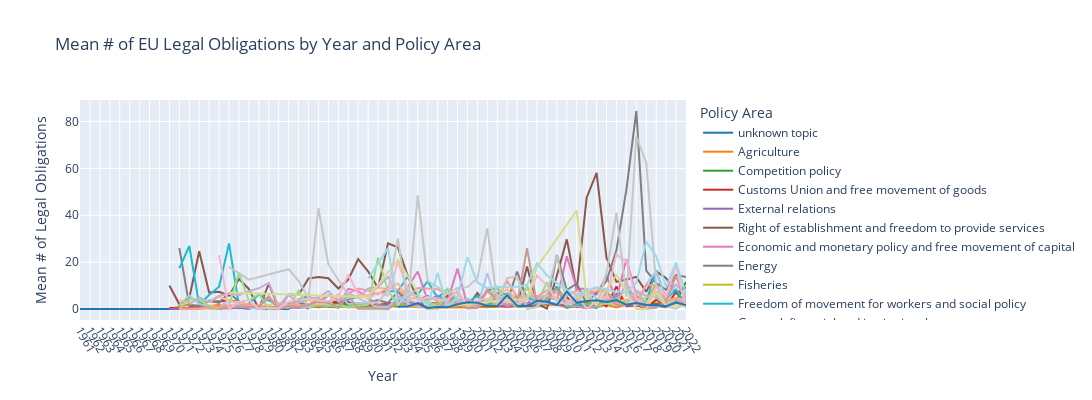

Source (notebook cell):
### Markdown cell above
plot this graph...

### Code cell
custom_palette = [
    '#1f77b4', '#ff7f0e', '#2ca02c', '#d62728', '#9467bd', 
    '#8c564b', '#e377c2', '#7f7f7f', '#bcbd22', '#17becf', 
    '#aec7e8', '#ffbb78', '#98df8a', '#ff9896', '#c5b0d5', 
    '#c49c94', '#f7b6d2', '#c7c7c7', '#dbdb8d', '#9edae5'
]

plot_line_graph(avg_reg_count_by_year_policy, xcol="year", ycol="avg_reg_count", w=1300, h=400, labels={
                     "year": "Year",
                     "avg_reg_count": "Mean # of Legal Obligations",
                     "dc_string": "Policy Area"
                 }, title="Mean # of EU Legal Obligations by Year and Policy Area", color="dc_string", filepath="generated-files/legal_obligations_by_year_and_policyarea.png", color_discrete_sequence=custom_palette)

### Figure 1 — Plotly figure (JSON) as saved in the notebook; plotly's stock layout.template omitted (floating-point values rounded to 4 significant figures)
{"data": [{"hovertemplate": "Policy Area=unknown topic<br>Year=%{x}<br>Mean # of Legal Obligations=%{y}<extra></extra>", "legendgroup": "unknown topic", "line": {"color": "#1f77b4", "dash": "solid"}, "marker": {"symbol": "circle"}, "mode": "lines", "name": "unknown topic", "orientation": "v", "showlegend": true, "type": "scatter", "x": [1961, 1970, 1971, 1972, 1973, 1974, 1975, 1976, 1977, 1978, 1979, 1980, 1981, 1982, 1983, 1984], "xaxis": "x", "y": [0, 0, 0.3439, 0.209, 0.6042, 0.8169, 0.6804, 0.9829, 0.9231, 0.731, 0.125, 0.1231, 0.01562, 0, 3, 0], "yaxis": "y"}, {"hovertemplate": "Policy Area=Agriculture<br>Year=%{x}<br>Mean # of Legal Obligations=%{y}<extra></extra>", "legendgroup": "Agriculture", "line": {"color": "#ff7f0e", "dash": "solid"}, "marker": {"symbol": "circle"}, "mode": "lines", "name": "Agriculture", "orientation": "v", "showlegend": true, "type": "scatter", "x": [1970, 1971, 1972, 1973, 1974, 1975, 1976, 1977, 1978, 1979, 1980, 1981, 1982, 1983, 1984, 1985, 1986, 1987, 1988, 1989, 1990, 1991, 1992, 1993, 1994, 1995, 1996, 1997, 1998, 1999, 2000, 2001, 2002, 2003, 2004, 2005, 2006, 2007, 2008, 2009, 2010, 2011, 2012, 2013, 2014, 2015, 2016, 2017, 2018, 2019, 2020, 2021, 2022], "xaxis": "x", "y": [0, 0.9539, 2.003, 1.19, 1.246, 1.655, 1.396, 1.588, 1.486, 0.7263, 0.5941, 0.6736, 1.334, 1.325, 1.304, 1.581, 1.173, 1.468, 1.054, 1.548, 1.456, 1.762, 2.106, 1.828, 1.358, 0.7073, 0.7367, 0.6918, 0.7381, 0.8598, 0.6013, 0.9483, 0.7311, 0.9728, 1.03, 0.9566, 1.109, 1.122, 1.727, 1.952, 0.5819, 1.136, 0.6903, 0.8722, 1.832, 0.6728, 1.87, 1.414, 2.404, 2.601, 1.304, 3.858, 1.466], "yaxis": "y"}, {"hovertemplate": "Policy Area=Competition policy<br>Year=%{x}<br>Mean # of Legal Obligations=%{y}<extra></extra>", "legendgroup": "Competition policy", "line": {"color": "#2ca02c", "dash": "solid"}, "marker": {"symbol": "circle"}, "mode": "lines", "name": "Competition policy", "orientation": "v", "showlegend": true, "type": "scatter", "x": [1970, 1971, 1972, 1973, 1974, 1975, 1976, 1977, 1978, 1979, 1980, 1981, 1982, 1983, 1984, 1985, 1986, 1987, 1988, 1989, 1990, 1991, 1992, 1993, 1994, 1995, 1996, 1997, 1998, 1999, 2000, 2001, 2002, 2003, 2004, 2005, 2006, 2007, 2008, 2009, 2010, 2011, 2012, 2013, 2014, 2015, 2016, 2017, 2018, 2019, 2020, 2021, 2022], "xaxis": "x", "y": [0, 0.15, 0.1739, 0.75, 0.2941, 0.36, 0.5, 0.3, 0.6, 0.4286, 0.7647, 0.8, 1.1, 0.7111, 1.157, 0.7667, 1.425, 2.548, 1.88, 2.364, 2.095, 1.233, 1.265, 1.094, 2.796, 1.619, 2.576, 2.222, 2.118, 1.699, 0.9855, 1.494, 1.872, 1.159, 3.079, 1.075, 1.333, 1.413, 3.045, 1.925, 2.027, 4.378, 2.323, 2.765, 3.229, 6.333, 1.676, 2.074, 1.714, 2.083, 1.75, 3, 11.5], "yaxis": "y"}, {"hovertemplate": "Policy Area=Customs Union and free movement of goods<br>Year=%{x}<br>Mean # of Legal Obligations=%{y}<extra></extra>", "legendgroup": "Customs Union and free movement of goods", "line": {"color": "#d62728", "dash": "solid"}, "marker": {"symbol": "circle"}, "mode": "lines", "name": "Customs Union and free movement of goods", "orientation": "v", "showlegend": true, "type": "scatter", "x": [1970, 1971, 1972, 1973, 1974, 1975, 1976, 1977, 1978, 1979, 1980, 1981, 1982, 1983, 1984, 1985, 1986, 1987, 1988, 1989, 1990, 1991, 1992, 1993, 1994, 1995, 1996, 1997, 1998, 1999, 2000, 2001, 2002, 2003, 2004, 2005, 2006, 2007, 2008, 2009, 2010, 2011, 2012, 2013, 2014, 2015, 2016, 2017, 2018, 2019, 2020, 2021, 2022], "xaxis": "x", "y": [0.5, 0.04878, 0.5138, 1.655, 3.34, 3.223, 3.722, 2.889, 1.522, 0.4808, 0.58, 0.1537, 0.7681, 1.123, 1.491, 2.936, 3.107, 3.125, 2.997, 1.309, 1.56, 1.559, 2.381, 2.923, 2.006, 2.17, 2.651, 1.95, 1.718, 1.281, 4.172, 1.353, 1.537, 1.649, 0.9783, 1.706, 2.313, 1.273, 6.161, 4.3, 5.043, 1, 0.4598, 3.598, 1.158, 9.662, 1.162, 1.61, 0.4717, 3.95, 1.227, 7.273, 1.342], "yaxis": "y"}, {"hovertemplate": "Policy Area=External relations<br>Year=%{x}<br>Mean # of Legal Obligations=%{y}<extra></extra>", "legendgroup": "External relations", "line": {"color": "#9467bd", "dash": "solid"}, "marker": {"symbol": "circle"}, "mode": "lines", "name": "External relations", "orientation": "v", "showlegend": true, "type": "scatter", "x": [1970, 1971, 1972, 1973, 1974, 1975, 1976, 1977, 1978, 1979, 1980, 1981, 1982, 1983, 1984, 1985, 1986, 1987, 1988, 1989, 1990, 1991, 1992, 1993, 1994, 1995, 1996, 1997, 1998, 1999, 2000, 2001, 2002, 2003, 2004, 2005, 2006, 2007, 2008, 2009, 2010, 2011, 2012, 2013, 2014, 2015, 2016, 2017, 2018, 2019, 2020, 2021, 2022], "xaxis": "x", "y": [0, 0.03077, 0.6744, 0.525, 0.3263, 0.3667, 0.1638, 0.4911, 0.05439, 1.143, 0.226, 0.2195, 0.6113, 0.534, 0.7194, 1.182, 1.199, 1.085, 0.786, 0.9675, 0.6095, 1.673, 2.055, 1.48, 2.612, 1.161, 2.395, 2.571, 1.514, 2.202, 1.656, 2.343, 1.491, 1.689, 1.165, 1.632, 2.291, 5.187, 2.637, 2.156, 1.361, 0.9719, 2.056, 1.602, 3.312, 2.503, 1.866, 1.566, 1.479, 1.355, 0.8, 2.65, 1.363], "yaxis": "y"}, {"hovertemplate": "Policy Area=Right of establishment and freedom to provide services<br>Year=%{x}<br>Mean # of Legal Obligations=%{y}<extra></extra>", "legendgroup": "Right of establishment and freedom to provide services", "line": {"color": "#8c564b", "dash": "solid"}, "marker": {"symbol": "circle"}, "mode": "lines", "name": "Right of establishment and freedom to provide services", "orientation": "v", "showlegend": true, "type": "scatter", "x": [1970, 1971, 1972, 1973, 1974, 1975, 1976, 1977, 1978, 1979, 1980, 1981, 1982, 1983, 1984, 1985, 1986, 1987, 1988, 1989, 1990, 1991, 1992, 1993, 1994, 1995, 1996, 1997, 1998, 1999, 2000, 2001, 2002, 2003, 2004, 2005, 2006, 2007, 2008, 2009, 2010, 2011, 2012, 2013, 2014, 2015, 2016, 2017, 2018, 2019, 2020, 2021, 2022], "xaxis": "x", "y": [10, 2, 4.667, 24.67, 7, 7.333, 5.667, 12.83, 8.571, 0, 10.75, 0.5, 6.167, 6, 13, 13.62, 13.14, 8.75, 12.5, 21.33, 16.1, 9, 28, 26.31, 14, 3.857, 5.5, 3.545, 5.538, 2, 0.7143, 6.882, 1.357, 6.643, 6.091, 0.8889, 18.09, 2.24, 0.1739, 14.17, 29.72, 8.071, 47.52, 58.07, 21.77, 11.57, 12.6, 13.7, 7.299, 16.07, 13.11, 6.637, 9.194], "yaxis": "y"}, {"hovertemplate": "Policy Area=Economic and monetary policy and free movement of capital<br>Year=%{x}<br>Mean # of Legal Obligations=%{y}<extra></extra>", "legendgroup": "Economic and monetary policy and free movement of capital", "line": {"color": "#e377c2", "dash": "solid"}, "marker": {"symbol": "circle"}, "mode": "lines", "name": "Economic and monetary policy and free movement of capital", "orientation": "v", "showlegend": true, "type": "scatter", "x": [1971, 1972, 1973, 1974, 1975, 1976, 1977, 1978, 1979, 1980, 1981, 1982, 1983, 1984, 1985, 1986, 1987, 1988, 1989, 1990, 1991, 1992, 1993, 1995, 1996, 1997, 1998, 1999, 2000, 2001, 2002, 2003, 2004, 2005, 2006, 2007, 2008, 2009, 2010, 2011, 2012, 2013, 2014, 2015, 2016, 2017, 2018, 2019, 2020, 2021, 2022], "xaxis": "x", "y": [0.2, 0, 0.3333, 1, 0, 0.75, 1.875, 1.286, 1.167, 0.1667, 0.25, 0.5385, 1.286, 0.7778, 2, 0.8333, 1.429, 8.6, 7.6, 4.6, 1.75, 0, 3, 16, 3.625, 5.857, 3.543, 17.25, 1.455, 2.048, 1.923, 6.188, 1, 4.048, 2.389, 1.722, 5.2, 3.857, 22.52, 8.778, 8.5, 6.128, 14.14, 4.154, 21.32, 5.625, 2.579, 7.375, 6.414, 10.5, 5.042], "yaxis": "y"}, {"hovertemplate": "Policy Area=Energy<br>Year=%{x}<br>Mean # of Legal Obligations=%{y}<extra></extra>", "legendgroup": "Energy", "line": {"color": "#7f7f7f", "dash": "solid"}, "marker": {"symbol": "circle"}, "mode": "lines", "name": "Energy", "orientation": "v", "showlegend": true, "type": "scatter", "x": [1971, 1972, 1973, 1974, 1975, 1976, 1977, 1978, 1979, 1980, 1981, 1982, 1983, 1984, 1985, 1986, 1987, 1988, 1989, 1990, 1991, 1992, 1993, 1994, 1995, 1996, 1997, 1998, 1999, 2000, 2001, 2002, 2003, 2004, 2005, 2006, 2007, 2008, 2009, 2010, 2011, 2012, 2013, 2014, 2015, 2016, 2017, 2018, 2019, 2020, 2021, 2022], "xaxis": "x", "y": [26, 1.5, 1.333, 3.625, 2.643, 6.8, 3.25, 1.556, 0.8276, 0.1579, 0, 1.071, 3.8, 0.7857, 4.667, 0.8, 0.7273, 1.444, 1.857, 2.429, 3.857, 2.615, 7.333, 2.852, 2.455, 2.783, 2, 4.235, 1.067, 2.286, 2, 7.889, 9.111, 3, 16, 4.308, 4, 1.833, 23.06, 8.118, 10.77, 2.4, 7.118, 11.93, 25.17, 50.9, 84.5, 16.33, 11.1, 8.154, 14.6, 13.65], "yaxis": "y"}, {"hovertemplate": "Policy Area=Fisheries<br>Year=%{x}<br>Mean # of Legal Obligations=%{y}<extra></extra>", "legendgroup": "Fisheries", "line": {"color": "#bcbd22", "dash": "solid"}, "marker": {"symbol": "circle"}, "mode": "lines", "name": "Fisheries", "orientation": "v", "showlegend": true, "type": "scatter", "x": [1971, 1972, 1973, 1974, 1975, 1976, 1977, 1978, 1979, 1980, 1981, 1982, 1983, 1984, 1985, 1986, 1987, 1988, 1989, 1990, 1991, 1992, 1993, 1994, 1995, 1996, 1997, 1998, 1999, 2000, 2001, 2002, 2003, 2004, 2005, 2006, 2007, 2008, 2009, 2010, 2011, 2012, 2013, 2014, 2015, 2016, 2017, 2018, 2019, 2020, 2021, 2022], "xaxis": "x", "y": [0.125, 0, 0.08333, 0.3333, 0.28, 0.8462, 0.8222, 1.821, 0.6591, 0.2, 0.04918, 2.508, 1.202, 0.6667, 1.284, 1.178, 0.914, 0.8321, 0.6218, 0.5698, 1.067, 1.075, 1.655, 1.344, 1.166, 1.275, 2.523, 1.568, 2.564, 1.289, 2.511, 2.262, 2.042, 3.643, 3.576, 4.01, 5.443, 5.154, 9.258, 3.682, 2.923, 1.931, 2.344, 2.143, 2.07, 4.059, 2.887, 3.483, 10.67, 2.945, 3.657, 6.222], "yaxis": "y"}, {"hovertemplate": "Policy Area=Freedom of movement for workers and social policy<br>Year=%{x}<br>Mean # of Legal Obligations=%{y}<extra></extra>", "legendgroup": "Freedom of movement for workers and social policy", "line": {"color": "#17becf", "dash": "solid"}, "marker": {"symbol": "circle"}, "mode": "lines", "name": "Freedom of movement for workers and social policy", "orientation": "v", "showlegend": true, "type": "scatter", "x": [1971, 1972, 1973, 1974, 1975, 1976, 1977, 1978, 1979, 1980, 1981, 1982, 1983, 1984, 1985, 1986, 1987, 1988, 1989, 1990, 1991, 1992, 1993, 1994, 1995, 1996, 1997, 1998, 1999, 2000, 2001, 2002, 2003, 2004, 2005, 2006, 2007, 2008, 2009, 2010, 2011, 2012, 2013, 2014, 2015, 2016, 2017, 2018, 2019, 2020, 2021, 2022], "xaxis": "x", "y": [17.4, 26.88, 1.8, 6, 9.5, 28, 1.688, 2.286, 6.2, 3.6, 2, 2.455, 4.053, 5.462, 2.438, 5.909, 3.765, 3.947, 5.32, 5.8, 6.667, 7.625, 7.571, 14, 6.25, 11.83, 4.714, 8.529, 2.211, 2.826, 5.444, 1.176, 5.367, 6.714, 4.737, 5.619, 1.357, 3.08, 9.652, 0.5, 2.364, 1.444, 0.4231, 7, 4.182, 9.259, 1.682, 3.381, 16.32, 4.205, 8.276, 0.9655], "yaxis": "y"}, {"hovertemplate": "Policy Area=General, financial and institutional matters<br>Year=%{x}<br>Mean # of Legal Obligations=%{y}<extra></extra>", "legendgroup": "General, financial and institutional matters", "line": {"color": "#aec7e8", "dash": "solid"}, "marker": {"symbol": "circle"}, "mode": "lines", "name": "General, financial and institutional matters", "orientation": "v", "showlegend": true, "type": "scatter", "x": [1971, 1972, 1973, 1974, 1975, 1976, 1977, 1978, 1979, 1980, 1981, 1982, 1983, 1984, 1985, 1986, 1987, 1988, 1989, 1990, 1991, 1992, 1993, 1994, 1995, 1996, 1997, 1998, 1999, 2000, 2001, 2002, 2003, 2004, 2005, 2006, 2007, 2008, 2009, 2010, 2011, 2012, 2013, 2014, 2015, 2016, 2017, 2018, 2019, 2020, 2021, 2022], "xaxis": "x", "y": [1.75, 5.8, 2.154, 1.4, 0.8, 3.895, 1.739, 0.5493, 0.12, 0.5, 0.5309, 1.355, 1.097, 0.8214, 2.32, 1.619, 6.32, 2.143, 2.333, 2.791, 0.6098, 0.8649, 4.9, 2.384, 0.9231, 1.245, 1.419, 2.205, 3, 4.347, 1.061, 15.28, 1.37, 3.026, 1.36, 4.143, 2.449, 2.569, 2.216, 2.914, 4.953, 8.427, 4.573, 3.105, 4.123, 8.353, 1.351, 10.67, 16.12, 4.228, 10.23, 5.417], "yaxis": "y"}, {"hovertemplate": "Policy Area=Industrial policy and internal market<br>Year=%{x}<br>Mean # of Legal Obligations=%{y}<extra></extra>", "legendgroup": "Industrial policy and internal market", "line": {"color": "#ffbb78", "dash": "solid"}, "marker": {"symbol": "circle"}, "mode": "lines", "name": "Industrial policy and internal market", "orientation": "v", "showlegend": true, "type": "scatter", "x": [1971, 1972, 1973, 1974, 1975, 1976, 1977, 1978, 1979, 1980, 1981, 1982, 1983, 1984, 1985, 1986, 1987, 1988, 1989, 1990, 1991, 1992, 1993, 1994, 1995, 1996, 1997, 1998, 1999, 2000, 2001, 2002, 2003, 2004, 2005, 2006, 2007, 2008, 2009, 2010, 2011, 2012, 2013, 2014, 2015, 2016, 2017, 2018, 2019, 2020, 2021, 2022], "xaxis": "x", "y": [3.765, 2.778, 4.167, 2.974, 5.28, 3.467, 2.732, 1.824, 1.304, 1.717, 2.649, 1.638, 2.786, 3.871, 1.926, 3.417, 4.186, 5.127, 5.424, 5.917, 9.079, 8.519, 10.91, 4.491, 4.583, 2.841, 1.19, 3.278, 4.207, 3.87, 2.405, 3.453, 5.558, 8.518, 3.458, 8.482, 4.883, 5.698, 4.48, 3.44, 4.276, 7.088, 9.044, 5.071, 2.899, 4.13, 1.993, 5.233, 6.045, 1.756, 4.844, 3.235], "yaxis": "y"}, {"hovertemplate": "Policy Area=Taxation<br>Year=%{x}<br>Mean # of Legal Obligations=%{y}<extra></extra>", "legendgroup": "Taxation", "line": {"color": "#98df8a", "dash": "solid"}, "marker": {"symbol": "circle"}, "mode": "lines", "name": "Taxation", "orientation": "v", "showlegend": true, "type": "scatter", "x": [1971, 1972, 1973, 1974, 1975, 1976, 1977, 1978, 1979, 1980, 1981, 1982, 1983, 1984, 1985, 1986, 1987, 1988, 1989, 1990, 1991, 1992, 1993, 1994, 1995, 1996, 1997, 1998, 1999, 2000, 2001, 2002, 2003, 2004, 2005, 2006, 2007, 2008, 2009, 2010, 2011, 2012, 2013, 2014, 2015, 2016, 2017, 2018, 2019, 2020, 2021, 2022], "xaxis": "x", "y": [0, 4.333, 4, 1.333, 0, 1.5, 15.4, 3.5, 6.5, 0, 0.6, 0.7143, 7.833, 1, 4.429, 1.75, 1.5, 1, 1.462, 1.833, 22, 7.821, 1.857, 7.714, 4.083, 3.556, 0.07692, 8.583, 4.4, 1.778, 1.086, 2.56, 9.6, 3.25, 0.9474, 9.667, 2.375, 11.43, 3.5, 7.111, 6.438, 5.6, 1.481, 2.5, 1.739, 2.739, 7.636, 2.952, 5.857, 3.314, 3.057, 3.636], "yaxis": "y"}, {"hovertemplate": "Policy Area=Transport policy<br>Year=%{x}<br>Mean # of Legal Obligations=%{y}<extra></extra>", "legendgroup": "Transport policy", "line": {"color": "#ff9896", "dash": "solid"}, "marker": {"symbol": "circle"}, "mode": "lines", "name": "Transport policy", "orientation": "v", "showlegend": true, "type": "scatter", "x": [1971, 1972, 1973, 1974, 1975, 1976, 1977, 1978, 1979, 1980, 1981, 1982, 1983, 1984, 1985, 1986, 1987, 1988, 1989, 1990, 1991, 1992, 1993, 1994, 1995, 1996, 1997, 1998, 1999, 2000, 2001, 2002, 2003, 2004, 2005, 2006, 2007, 2008, 2009, 2010, 2011, 2012, 2013, 2014, 2015, 2016, 2017, 2018, 2019, 2020, 2021, 2022], "xaxis": "x", "y": [0, 0.07692, 0, 0.8, 0.75, 1.5, 0.9, 2, 1.333, 5.556, 0.4, 2.933, 1.3, 2, 3.273, 6.111, 4, 6.667, 8.688, 7.929, 6.261, 9.172, 8.267, 4.789, 8.923, 8.696, 8.385, 6.407, 7.043, 0.8421, 1.326, 7.364, 4.143, 11.91, 5.231, 5.723, 5.227, 7.979, 6.865, 5.583, 7.857, 5.957, 7.622, 7.851, 2.348, 11.29, 3, 10.25, 10.13, 3.786, 4.609, 1.024], "yaxis": "y"}, {"hovertemplate": "Policy Area=Environment, consumers and health protection<br>Year=%{x}<br>Mean # of Legal Obligations=%{y}<extra></extra>", "legendgroup": "Environment, consumers and health protection", "line": {"color": "#c5b0d5", "dash": "solid"}, "marker": {"symbol": "circle"}, "mode": "lines", "name": "Environment, consumers and health protection", "orientation": "v", "showlegend": true, "type": "scatter", "x": [1972, 1973, 1974, 1975, 1976, 1977, 1978, 1979, 1980, 1981, 1982, 1983, 1984, 1985, 1986, 1987, 1988, 1989, 1990, 1991, 1992, 1993, 1994, 1995, 1996, 1997, 1998, 1999, 2000, 2001, 2002, 2003, 2004, 2005, 2006, 2007, 2008, 2009, 2010, 2011, 2012, 2013, 2014, 2015, 2016, 2017, 2018, 2019, 2020, 2021, 2022], "xaxis": "x", "y": [2, 5, 3, 5.667, 6.5, 6, 7.6, 8.833, 11.17, 1.062, 6.083, 2.5, 4.565, 4.958, 7.652, 3.167, 6.905, 4.577, 8.727, 9.429, 13.77, 5.506, 3.977, 2.259, 4.718, 4.727, 2.707, 3.342, 4.441, 1.293, 3.279, 3.222, 6.456, 2.819, 5.977, 3.862, 6.178, 3.737, 3.45, 3.311, 3.368, 3.162, 4.227, 1.619, 2.158, 7.746, 5.668, 4.867, 1.695, 2.9, 3.606], "yaxis": "y"}, {"hovertemplate": "Policy Area=Regional policy and coordination of structural instruments<br>Year=%{x}<br>Mean # of Legal Obligations=%{y}<extra></extra>", "legendgroup": "Regional policy and coordination of structural instruments", "line": {"color": "#c49c94", "dash": "solid"}, "marker": {"symbol": "circle"}, "mode": "lines", "name": "Regional policy and coordination of structural instruments", "orientation": "v", "showlegend": true, "type": "scatter", "x": [1975, 1976, 1979, 1980, 1981, 1982, 1983, 1984, 1985, 1986, 1987, 1988, 1989, 1990, 1991, 1992, 1993, 1994, 1995, 1996, 1997, 1998, 1999, 2000, 2001, 2002, 2003, 2004, 2005, 2006, 2007, 2008, 2009, 2010, 2011, 2012, 2013, 2014, 2015, 2016, 2017, 2018, 2019, 2020, 2021, 2022], "xaxis": "x", "y": [0, 0.8, 1, 4.857, 0, 1.5, 0.9091, 1.706, 3.5, 2.6, 0.4688, 5.848, 0.08451, 0.2564, 0.1, 0, 3.616, 1, 1.913, 0, 0.3333, 4, 2.318, 0.18, 0.3786, 8.5, 3.571, 1.875, 2.143, 25.92, 1.769, 4.083, 8.462, 1.5, 1.182, 0.4545, 0.9167, 7.24, 1.556, 1.6, 2.714, 0.1429, 0.5333, 3.375, 14.23, 2.4], "yaxis": "y"}, {"hovertemplate": "Policy Area=Science, information, education and culture<br>Year=%{x}<br>Mean # of Legal Obligations=%{y}<extra></extra>", "legendgroup": "Science, information, education and culture", "line": {"color": "#f7b6d2", "dash": "solid"}, "marker": {"symbol": "circle"}, "mode": "lines", "name": "Science, information, education and culture", "orientation": "v", "showlegend": true, "type": "scatter", "x": [1975, 1976, 1977, 1978, 1979, 1980, 1981, 1982, 1983, 1984, 1985, 1986, 1987, 1988, 1989, 1990, 1991, 1992, 1993, 1994, 1995, 1996, 1997, 1998, 1999, 2000, 2001, 2002, 2003, 2004, 2005, 2006, 2007, 2008, 2009, 2010, 2011, 2012, 2013, 2014, 2015, 2016, 2017, 2018, 2019, 2020, 2021, 2022], "xaxis": "x", "y": [23, 0, 3, 3.875, 0, 0.5, 0.25, 3.111, 4, 4.333, 3.6, 3.4, 5.6, 14.6, 6.5, 4.385, 7.15, 5.643, 20, 8.762, 3.625, 5.167, 3.8, 3.75, 7.933, 1.4, 3.7, 4.4, 2.733, 3.263, 2.273, 4.667, 14.33, 10.11, 3.636, 1.842, 6.438, 0.1111, 3.316, 5.4, 23.29, 20.29, 4.333, 1.818, 9.273, 5.5, 18.41, 0.25], "yaxis": "y"}, {"hovertemplate": "Policy Area=Law relating to undertakings<br>Year=%{x}<br>Mean # of Legal Obligations=%{y}<extra></extra>", "legendgroup": "Law relating to undertakings", "line": {"color": "#c7c7c7", "dash": "solid"}, "marker": {"symbol": "circle"}, "mode": "lines", "name": "Law relating to undertakings", "orientation": "v", "showlegend": true, "type": "scatter", "x": [1976, 1978, 1982, 1983, 1984, 1985, 1986, 1988, 1989, 1990, 1991, 1992, 1993, 1994, 1995, 1996, 1998, 1999, 2000, 2001, 2002, 2003, 2004, 2005, 2006, 2007, 2008, 2009, 2010, 2011, 2012, 2013, 2014, 2015, 2016, 2017, 2018, 2019, 2020, 2021, 2022], "xaxis": "x", "y": [18, 12.5, 17, 12, 4.667, 43, 19, 6, 4.667, 2.714, 3, 8, 30, 1.571, 48.5, 12, 6.667, 9, 9.333, 13.1, 34.4, 3.625, 13.14, 14, 0, 0.8333, 6.2, 22.86, 2.25, 2.833, 7.909, 1.273, 15.45, 41.14, 5.222, 73.71, 62.33, 10.17, 1, 0.1667, 2.4], "yaxis": "y"}, {"hovertemplate": "Policy Area=People's Europe<br>Year=%{x}<br>Mean # of Legal Obligations=%{y}<extra></extra>", "legendgroup": "People's Europe", "line": {"color": "#dbdb8d", "dash": "solid"}, "marker": {"symbol": "circle"}, "mode": "lines", "name": "People's Europe", "orientation": "v", "showlegend": true, "type": "scatter", "x": [1976, 1990, 1993, 1996, 2004, 2006, 2007, 2011, 2012, 2013, 2014, 2015, 2017, 2018, 2019, 2020, 2021, 2022], "xaxis": "x", "y": [7, 5, 21, 0, 4, 4, 18, 42, 4.5, 2, 8.5, 14.5, 0, 0, 7.269, 1.167, 1.529, 1.273], "yaxis": "y"}, {"hovertemplate": "Policy Area=Area of freedom, security and justice<br>Year=%{x}<br>Mean # of Legal Obligations=%{y}<extra></extra>", "legendgroup": "Area of freedom, security and justice", "line": {"color": "#9edae5", "dash": "solid"}, "marker": {"symbol": "circle"}, "mode": "lines", "name": "Area of freedom, security and justice", "orientation": "v", "showlegend": true, "type": "scatter", "x": [1990, 1992, 1993, 1994, 1995, 1996, 1997, 1998, 1999, 2000, 2001, 2002, 2003, 2004, 2005, 2006, 2007, 2008, 2009, 2010, 2011, 2012, 2013, 2014, 2015, 2016, 2017, 2018, 2019, 2020, 2021, 2022], "xaxis": "x", "y": [13, 26, 1.5, 7, 5.6, 1.667, 15.33, 0.5, 5.364, 22.14, 11.32, 8.867, 9.342, 9.513, 9.478, 10.2, 19.57, 14.37, 11.07, 8.312, 5.8, 7.867, 9.306, 8.353, 7.42, 7.261, 11.07, 28.76, 22.5, 9.389, 19.8, 6.354], "yaxis": "y"}, {"hovertemplate": "Policy Area=Common Foreign and Security Policy<br>Year=%{x}<br>Mean # of Legal Obligations=%{y}<extra></extra>", "legendgroup": "Common Foreign and Security Policy", "line": {"color": "#1f77b4", "dash": "solid"}, "marker": {"symbol": "circle"}, "mode": "lines", "name": "Common Foreign and Security Policy", "orientation": "v", "showlegend": true, "type": "scatter", "x": [1993, 1994, 1995, 1996, 1997, 1998, 1999, 2000, 2001, 2002, 2003, 2004, 2005, 2006, 2007, 2008, 2009, 2010, 2011, 2012, 2013, 2014, 2015, 2016, 2017, 2018, 2019, 2020, 2021, 2022], "xaxis": "x", "y": [1, 1.111, 2.5, 0.4167, 0.8421, 0.7391, 1.976, 2.861, 2.714, 1.25, 1.215, 5.9, 1.344, 1.271, 3.549, 3.106, 1.684, 7.393, 2.659, 3.427, 3.727, 2.962, 3.835, 1.801, 2.56, 1.822, 1.758, 1.126, 2.835, 1.545], "yaxis": "y"}, {"hovertemplate": "Policy Area=Provisional data<br>Year=%{x}<br>Mean # of Legal Obligations=%{y}<extra></extra>", "legendgroup": "Provisional data", "line": {"color": "#ff7f0e", "dash": "solid"}, "marker": {"symbol": "circle"}, "mode": "lines", "name": "Provisional data", "orientation": "v", "showlegend": true, "type": "scatter", "x": [2008], "xaxis": "x", "y": [0.5], "yaxis": "y"}], "layout": {"height": 400, "legend": {"title": {"text": "Policy Area"}, "tracegroupgap": 0}, "title": {"text": "Mean # of EU Legal Obligations by Year and Policy Area"}, "width": 1300, "xaxis": {"anchor": "y", "autorange": true, "domain": [0, 1], "range": [1961, 2022], "tickangle": 60, "tickmode": "linear", "title": {"text": "Year"}, "type": "linear"}, "yaxis": {"anchor": "x", "autorange": true, "domain": [0, 1], "range": [-4.694, 89.19], "title": {"text": "Mean # of Legal Obligations"}, "type": "linear"}}}
